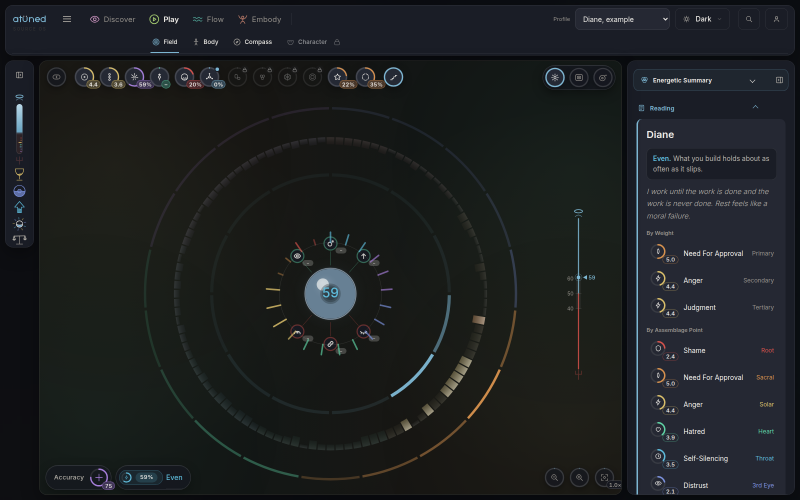
#> input picture mockups/rail-simple/shots/1600-a-diane-closed.png, 1600 x 1000 px, given in place of base-1600-marcus-open.png, which was not available (shown at 1/2 size)
$ python make-crops.py
#> lines starting #> are read from the running program, lines starting #| are printed output that depends on the picture; pictures that were not available may be replaced by others from this repository, and a replacement may not be noted
"""Crops the left rail out of the 1600 x 1000 screenshots so the contact sheet can show
four people side by side at a readable size. Run from the repo root:
python3 mockups/rail-simple/make-crops.py"""
import os
from PIL import Image
D=os.path.join(os.path.dirname(__file__),'shots'); C=os.path.join(D,'crops'); os.makedirs(C,exist_ok=True)
WHO=['marcus','tomas','diane','you']
def crop(src,dst,box):
#> called with src = 'base-1600-marcus-open.png', dst = 'base-marcus-open.png', box = (8, 120, 314, 1000)
    Image.open(os.path.join(D,src)).convert('RGB').crop(box).save(os.path.join(C,dst))
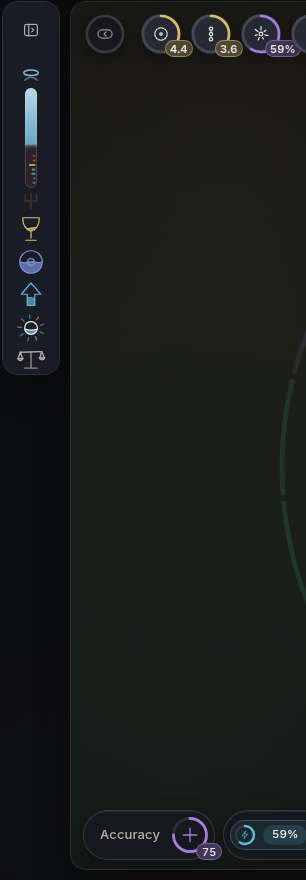
#> saved as base-marcus-open.png: PIL image 306x880 RGB; mean R, G, B 26.2, 29, 27.4
for w in WHO:
    crop(f'base-1600-{w}-open.png',f'base-{w}-open.png',(8,120,314,1000))
    for o in 'abc':
        crop(f'1600-{o}-{w}-open.png',f'{o}-{w}-open.png',(8,120,314,700))
#> call 2 of crop, with src = '1600-a-marcus-open.png', dst = 'a-marcus-open.png', box = (8, 120, 314, 700)
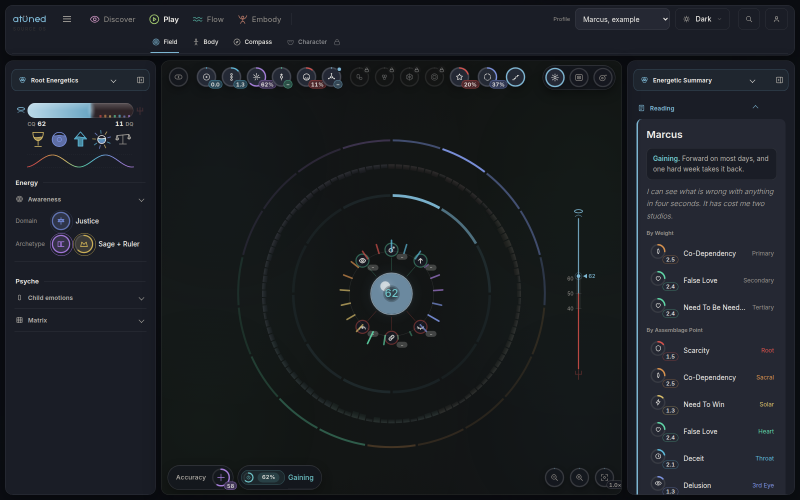
#> input picture mockups/rail-simple/shots/1600-a-marcus-open.png, 1600 x 1000 px (shown at 1/2 size)
#> in crop (call 2), `Image.open(os.path.join(D,src)).convert('RGB').crop(box).save(os.path...`:
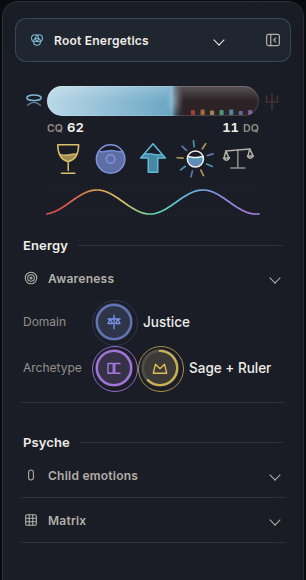
#> saved as a-marcus-open.png: PIL image 306x580 RGB; mean R, G, B 34.8, 38.7, 47.9
        crop(f'1600-{o}-{w}-closed.png',f'{o}-{w}-closed.png',(8,120,96,520))
#> call 3 of crop, with src = '1600-a-marcus-closed.png', dst = 'a-marcus-closed.png', box = (8, 120, 96, 520)
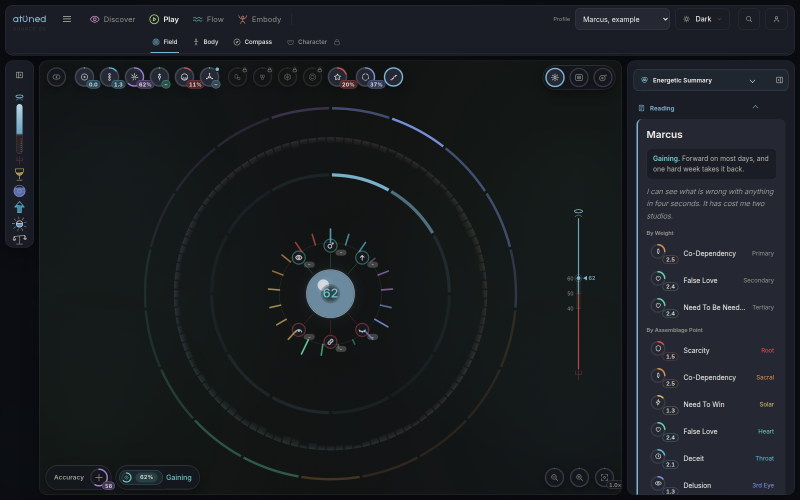
#> input picture mockups/rail-simple/shots/1600-a-marcus-closed.png, 1600 x 1000 px (shown at 1/2 size)
#> in crop (call 3), `Image.open(os.path.join(D,src)).convert('RGB').crop(box).save(os.path...`:
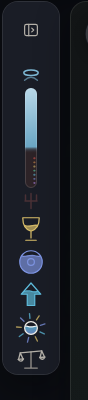
#> saved as a-marcus-closed.png: PIL image 88x400 RGB; mean R, G, B 27.9, 32.2, 39.1
#> (the run stopped early here; a loop or call above may not have finished)
